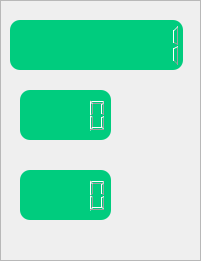
                <widget class="QFrame" name="frame_8">
                 <property name="geometry">
                  <rect>
                   <x>420</x>
                   <y>140</y>
                   <width>201</width>
                   <height>261</height>
                  </rect>
                 </property>
                 <property name="frameShape">
                  <enum>QFrame::StyledPanel</enum>
                 </property>
                 <property name="frameShadow">
                  <enum>QFrame::Raised</enum>
                 </property>
                 <widget class="QLCDNumber" name="lcdNumber">
                  <property name="geometry">
                   <rect>
                    <x>10</x>
                    <y>20</y>
                    <width>173</width>
                    <height>50</height>
                   </rect>
                  </property>
                  <property name="palette">
                   <palette>
                    <active>
                     <colorrole role="Button">
                      <brush brushstyle="SolidPattern">
                       <color alpha="255">
                        <red>0</red>
                        <green>204</green>
                        <blue>126</blue>
                       </color>
                      </brush>
                     </colorrole>
                     <colorrole role="Base">
                      <brush brushstyle="SolidPattern">
                       <color alpha="255">
                        <red>0</red>
                        <green>204</green>
                        <blue>126</blue>
                       </color>
                      </brush>
                     </colorrole>
                     <colorrole role="Window">
                      <brush brushstyle="SolidPattern">
                       <color alpha="255">
                        <red>0</red>
                        <green>204</green>
                        <blue>126</blue>
                       </color>
                      </brush>
                     </colorrole>
                    </active>
                    <inactive>
                     <colorrole role="Button">
                      <brush brushstyle="SolidPattern">
                       <color alpha="255">
                        <red>0</red>
                        <green>204</green>
                        <blue>126</blue>
                       </color>
                      </brush>
                     </colorrole>
                     <colorrole role="Base">
                      <brush brushstyle="SolidPattern">
                       <color alpha="255">
                        <red>0</red>
                        <green>204</green>
                        <blue>126</blue>
                       </color>
                      </brush>
                     </colorrole>
                     <colorrole role="Window">
                      <brush brushstyle="SolidPattern">
                       <color alpha="255">
                        <red>0</red>
                        <green>204</green>
                        <blue>126</blue>
                       </color>
                      </brush>
                     </colorrole>
                    </inactive>
                    <disabled>
                     <colorrole role="Button">
                      <brush brushstyle="SolidPattern">
                       <color alpha="255">
                        <red>0</red>
                        <green>204</green>
                        <blue>126</blue>
                       </color>
                      </brush>
                     </colorrole>
                     <colorrole role="Base">
                      <brush brushstyle="SolidPattern">
                       <color alpha="255">
                        <red>0</red>
                        <green>204</green>
                        <blue>126</blue>
                       </color>
                      </brush>
                     </colorrole>
                     <colorrole role="Window">
                      <brush brushstyle="SolidPattern">
                       <color alpha="255">
                        <red>0</red>
                        <green>204</green>
                        <blue>126</blue>
                       </color>
                      </brush>
                     </colorrole>
                    </disabled>
                   </palette>
                  </property>
                  <property name="styleSheet">
                   <string notr="true">background-color: rgb(0, 204, 126);
border-radius:10px</string>
                  </property>
                  <property name="smallDecimalPoint">
                   <bool>false</bool>
                  </property>
                  <property name="digitCount">
                   <number>7</number>
                  </property>
                  <property name="segmentStyle">
                   <enum>QLCDNumber::Outline</enum>
                  </property>
                  <property name="value" stdset="0">
                   <double>1.000000000000000</double>
                  </property>
                  <property name="intValue" stdset="0">
                   <number>1</number>
                  </property>
                 </widget>
                 <widget class="QLCDNumber" name="lcdNumber_2">
                  <property name="geometry">
                   <rect>
                    <x>20</x>
                    <y>90</y>
                    <width>91</width>
                    <height>50</height>
                   </rect>
                  </property>
                  <property name="styleSheet">
                   <string notr="true">background-color: rgb(0, 204, 126);
border-radius:10px</string>
                  </property>
                  <property name="segmentStyle">
                   <enum>QLCDNumber::Outline</enum>
                  </property>
                 </widget>
                 <widget class="QLCDNumber" name="lcdNumber_3">
                  <property name="geometry">
                   <rect>
                    <x>20</x>
                    <y>170</y>
                    <width>91</width>
                    <height>50</height>
                   </rect>
                  </property>
                  <property name="styleSheet">
                   <string notr="true">background-color: rgb(0, 204, 126);
border-radius:10px</string>
                  </property>
                  <property name="segmentStyle">
                   <enum>QLCDNumber::Outline</enum>
                  </property>
                 </widget>
                 <widget class="QLabel" name="label_5">
                  <property name="geometry">
                   <rect>
                    <x>120</x>
                    <y>270</y>
                    <width>81</width>
                    <height>21</height>
                   </rect>
                  </property>
                  <property name="palette">
                   <palette>
                    <active>
                     <colorrole role="WindowText">
                      <brush brushstyle="SolidPattern">
                       <color alpha="255">
                        <red>255</red>
                        <green>255</green>
                        <blue>255</blue>
                       </color>
                      </brush>
                     </colorrole>
                     <colorrole role="Button">
                      <brush brushstyle="SolidPattern">
                       <color alpha="255">
                        <red>0</red>
                        <green>204</green>
                        <blue>126</blue>
                       </color>
                      </brush>
                     </colorrole>
                     <colorrole role="Base">
                      <brush brushstyle="SolidPattern">
                       <color alpha="255">
                        <red>0</red>
                        <green>204</green>
                        <blue>126</blue>
                       </color>
                      </brush>
                     </colorrole>
                     <colorrole role="Window">
                      <brush brushstyle="SolidPattern">
                       <color alpha="255">
                        <red>0</red>
                        <green>204</green>
                        <blue>126</blue>
                       </color>
                      </brush>
                     </colorrole>
                    </active>
                    <inactive>
                     <colorrole role="WindowText">
                      <brush brushstyle="SolidPattern">
                       <color alpha="255">
                        <red>255</red>
                        <green>255</green>
                        <blue>255</blue>
                       </color>
                      </brush>
                     </colorrole>
                     <colorrole role="Button">
                      <brush brushstyle="SolidPattern">
                       <color alpha="255">
                        <red>0</red>
                        <green>204</green>
                        <blue>126</blue>
                       </color>
                      </brush>
                     </colorrole>
                     <colorrole role="Base">
                      <brush brushstyle="SolidPattern">
                       <color alpha="255">
                        <red>0</red>
                        <green>204</green>
                        <blue>126</blue>
                       </color>
                      </brush>
                     </colorrole>
                     <colorrole role="Window">
                      <brush brushstyle="SolidPattern">
                       <color alpha="255">
                        <red>0</red>
                        <green>204</green>
                        <blue>126</blue>
                       </color>
                      </brush>
                     </colorrole>
                    </inactive>
                    <disabled>
                     <colorrole role="WindowText">
                      <brush brushstyle="SolidPattern">
                       <color alpha="255">
                        <red>120</red>
                        <green>120</green>
                        <blue>120</blue>
                       </color>
                      </brush>
                     </colorrole>
                     <colorrole role="Button">
                      <brush brushstyle="SolidPattern">
                       <color alpha="255">
                        <red>0</red>
                        <green>204</green>
                        <blue>126</blue>
                       </color>
                      </brush>
                     </colorrole>
                     <colorrole role="Base">
                      <brush brushstyle="SolidPattern">
                       <color alpha="255">
                        <red>0</red>
                        <green>204</green>
                        <blue>126</blue>
                       </color>
                      </brush>
                     </colorrole>
                     <colorrole role="Window">
                      <brush brushstyle="SolidPattern">
                       <color alpha="255">
                        <red>0</red>
                        <green>204</green>
                        <blue>126</blue>
                       </color>
                      </brush>
                     </colorrole>
                    </disabled>
                   </palette>
                  </property>
                  <property name="styleSheet">
                   <string notr="true">font: 13pt &quot;Consolas&quot;;
background-color: rgb(0, 204, 126);</string>
                  </property>
                  <property name="text">
                   <string>percent</string>
                  </property>
                 </widget>
                 <widget class="QLabel" name="label_8">
                  <property name="geometry">
                   <rect>
                    <x>120</x>
                    <y>360</y>
                    <width>81</width>
                    <height>21</height>
                   </rect>
                  </property>
                  <property name="palette">
                   <palette>
                    <active>
                     <colorrole role="WindowText">
                      <brush brushstyle="SolidPattern">
                       <color alpha="255">
                        <red>255</red>
                        <green>255</green>
                        <blue>255</blue>
                       </color>
                      </brush>
                     </colorrole>
                     <colorrole role="Button">
                      <brush brushstyle="SolidPattern">
                       <color alpha="255">
                        <red>0</red>
                        <green>204</green>
                        <blue>126</blue>
                       </color>
                      </brush>
                     </colorrole>
                     <colorrole role="Base">
                      <brush brushstyle="SolidPattern">
                       <color alpha="255">
                        <red>0</red>
                        <green>204</green>
                        <blue>126</blue>
                       </color>
                      </brush>
                     </colorrole>
                     <colorrole role="Window">
                      <brush brushstyle="SolidPattern">
                       <color alpha="255">
                        <red>0</red>
                        <green>204</green>
                        <blue>126</blue>
                       </color>
                      </brush>
                     </colorrole>
                    </active>
                    <inactive>
                     <colorrole role="WindowText">
                      <brush brushstyle="SolidPattern">
                       <color alpha="255">
                        <red>255</red>
                        <green>255</green>
                        <blue>255</blue>
                       </color>
                      </brush>
                     </colorrole>
                     <colorrole role="Button">
                      <brush brushstyle="SolidPattern">
                       <color alpha="255">
                        <red>0</red>
                        <green>204</green>
                        <blue>126</blue>
                       </color>
                      </brush>
                     </colorrole>
                     <colorrole role="Base">
                      <brush brushstyle="SolidPattern">
                       <color alpha="255">
                        <red>0</red>
                        <green>204</green>
                        <blue>126</blue>
                       </color>
                      </brush>
                     </colorrole>
                     <colorrole role="Window">
                      <brush brushstyle="SolidPattern">
                       <color alpha="255">
                        <red>0</red>
                        <green>204</green>
                        <blue>126</blue>
                       </color>
                      </brush>
                     </colorrole>
                    </inactive>
                    <disabled>
                     <colorrole role="WindowText">
                      <brush brushstyle="SolidPattern">
                       <color alpha="255">
                        <red>120</red>
                        <green>120</green>
                        <blue>120</blue>
                       </color>
                      </brush>
                     </colorrole>
                     <colorrole role="Button">
                      <brush brushstyle="SolidPattern">
                       <color alpha="255">
                        <red>0</red>
                        <green>204</green>
                        <blue>126</blue>
                       </color>
                      </brush>
                     </colorrole>
                     <colorrole role="Base">
                      <brush brushstyle="SolidPattern">
                       <color alpha="255">
                        <red>0</red>
                        <green>204</green>
                        <blue>126</blue>
                       </color>
                      </brush>
                     </colorrole>
                     <colorrole role="Window">
                      <brush brushstyle="SolidPattern">
                       <color alpha="255">
                        <red>0</red>
                        <green>204</green>
                        <blue>126</blue>
                       </color>
                      </brush>
                     </colorrole>
                    </disabled>
                   </palette>
                  </property>
                  <property name="styleSheet">
                   <string notr="true">font: 13pt &quot;Consolas&quot;;background-color: rgb(0, 204, 126);</string>
                  </property>
                  <property name="text">
                   <string>percent</string>
                  </property>
                 </widget>
                </widget>
